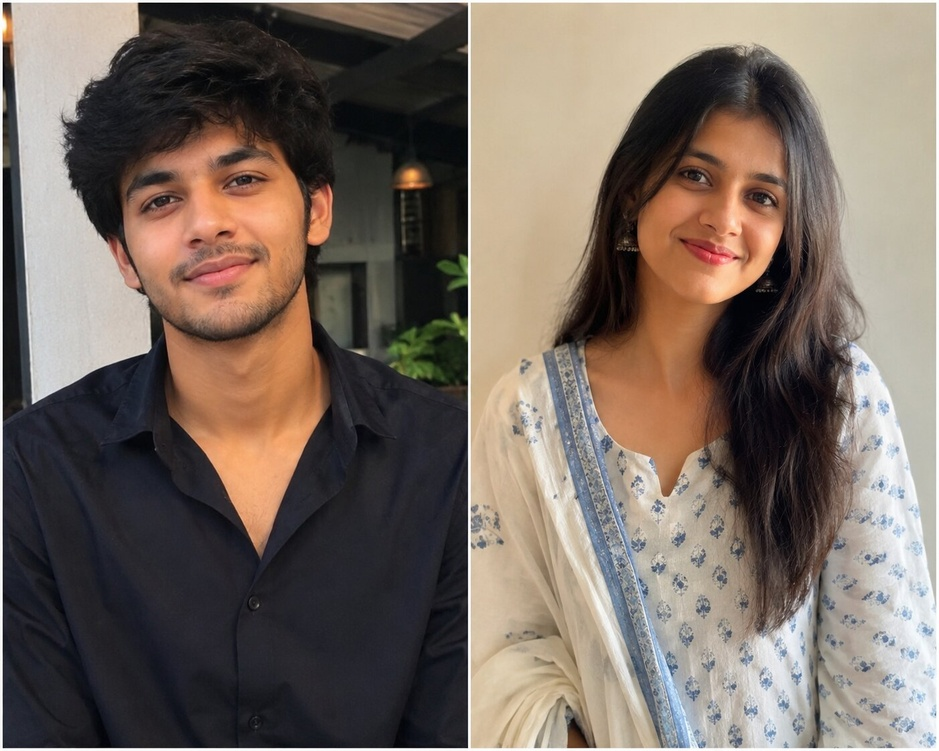
#> input picture data/photo.jpg, 939 x 751 px, shrunk from 1402 x 1122 before the run, found by its file name
$ python torso_overlay.py
#> lines starting #> are read from the running program, lines starting #| are printed output that depends on the picture; after the words box and inside, x2 and y2 are one past the last pixel; in counts of white or black regions, pixels touching at a corner belong together
### src/color_overlay.py
import cv2
import numpy as np


def create_color_layer(shape, color_bgr):
    color_layer = np.full(shape, color_bgr, dtype=np.uint8)
    return color_layer


def apply_color_overlay(image, color_bgr, strength):
    alpha = strength / 100

    color_layer = create_color_layer(image.shape, color_bgr)

    blended = cv2.addWeighted(image, 1 - alpha, color_layer, alpha, 0)

    return blended


# [8 lines that do not run on import are left out]

### src/torso_overlay.py
import cv2
from color_overlay import apply_color_overlay

face_cascade = cv2.CascadeClassifier(
    cv2.data.haarcascades + 'haarcascade_frontalface_default.xml'
)


def detect_face(image):
    gray = cv2.cvtColor(image, cv2.COLOR_BGR2GRAY)
    faces = face_cascade.detectMultiScale(gray, scaleFactor=1.1, minNeighbors=8, minSize=(80, 80))

    if len(faces) == 0:
        return None

    return faces[0]


def estimate_torso_region(face_box, image_shape):
    x, y, w, h = face_box
    img_height, img_width = image_shape[:2]

    torso_top = y + h
    torso_bottom = y + (h * 3)

    width_expansion = int(w * 0.6)
    torso_left = x - width_expansion
    torso_right = x + w + width_expansion

    torso_top = max(0, torso_top)
    torso_bottom = min(img_height, torso_bottom)
    torso_left = max(0, torso_left)
    torso_right = min(img_width, torso_right)

    return torso_left, torso_top, torso_right, torso_bottom


def apply_torso_overlay(image, color_bgr, strength):
    face_box = detect_face(image)

    if face_box is None:
        return None, "No face detected"

    left, top, right, bottom = estimate_torso_region(face_box, image.shape)

    result = image.copy()

    torso_region = result[top:bottom, left:right]
    tinted_torso = apply_color_overlay(torso_region, color_bgr, strength)
    result[top:bottom, left:right] = tinted_torso

    return result, None


if __name__ == "__main__":
    image = cv2.imread("data/photo.jpg")
#> image is the input picture: shape (751, 939, 3); mean B, G, R 97.8, 107.1, 120

    red_bgr = (30, 30, 220)
    result, error = apply_torso_overlay(image, red_bgr, strength=50)
#> in detect_face, `gray = cv2.cvtColor(image, cv2.COLOR_BGR2GRAY)`:
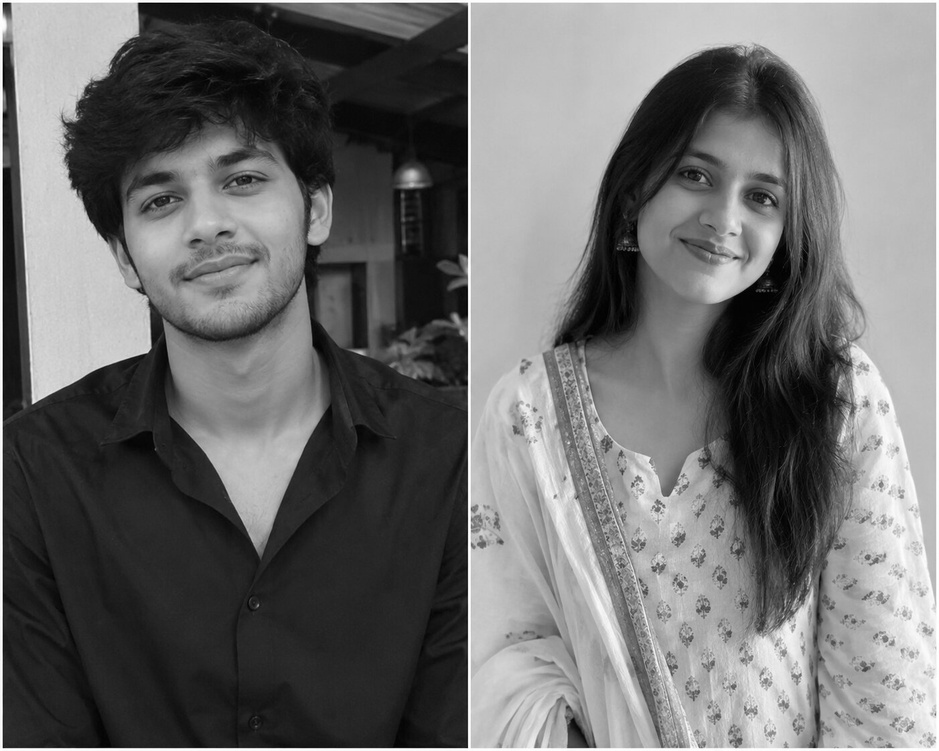
#> gray: shape (751, 939); min 0, max 255, mean 109.9
#> in detect_face, `faces = face_cascade.detectMultiScale(gray, scaleFactor=1.1, minNeighb..`: faces = [[628, 115, 189, 189], [101, 106, 216, 216]]
#> in apply_torso_overlay, `face_box = detect_face(image)`: face_box = [628, 115, 189, 189]
#> in estimate_torso_region, `x, y, w, h = face_box`: x = 628; y = 115; w = 189
#> in estimate_torso_region, `torso_top = y + h`: torso_top = 304
#> in estimate_torso_region, `torso_bottom = y + (h * 3)`: torso_bottom = 682
#> in estimate_torso_region, `width_expansion = int(w * 0.6)`: width_expansion = 113
#> in estimate_torso_region, `torso_left = x - width_expansion`: torso_left = 515
#> in estimate_torso_region, `torso_right = x + w + width_expansion`: torso_right = 930
#> in apply_torso_overlay, `left, top, right, bottom = estimate_torso_region(face_box, image.shape)`: left = 515; top = 304; right = 930; bottom = 682
#> in apply_torso_overlay, `torso_region = result[top:bottom, left:right]`:
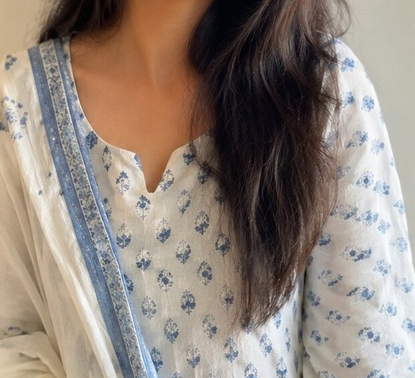
#> torso_region: shape (378, 415, 3); mean B, G, R 123.9, 133, 145.4
#> in apply_color_overlay, `blended = cv2.addWeighted(image, 1 - alpha, color_layer, alpha, 0)`:
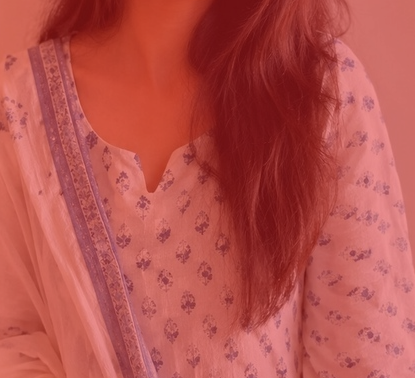
#> blended: shape (378, 415, 3); mean B, G, R 76.9, 81.5, 182.7
#> in apply_torso_overlay, `result[top:bottom, left:right] = tinted_torso`:
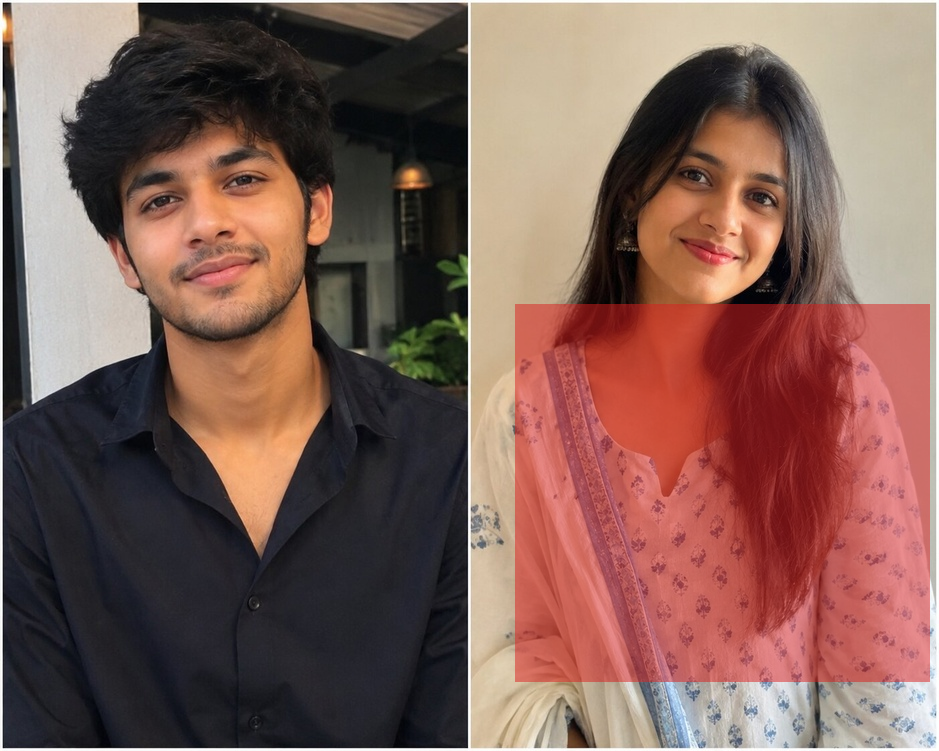
#> result: shape (751, 939, 3); mean B, G, R 87.3, 95.7, 128.2

    if error:
        print(f"Error: {error}")
    else:
        cv2.imwrite("data/torso_overlay_test.jpg", result)
        print("Saved to data/torso_overlay_test.jpg")

$ run again, with data/flipped.jpg copied over data/photo.jpg
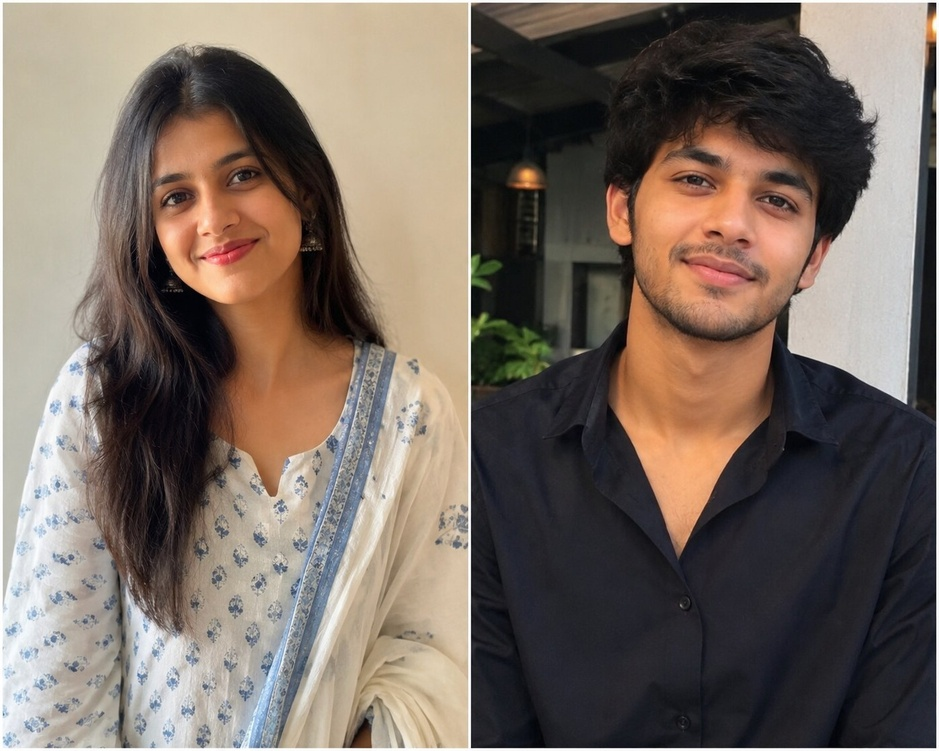
#> input picture data/flipped.jpg, 939 x 751 px, shrunk from 1402 x 1122 before the run, found by its file name
#> image is the input picture: shape (751, 939, 3); mean B, G, R 97.8, 107.1, 120
#> in detect_face, `gray = cv2.cvtColor(image, cv2.COLOR_BGR2GRAY)`:
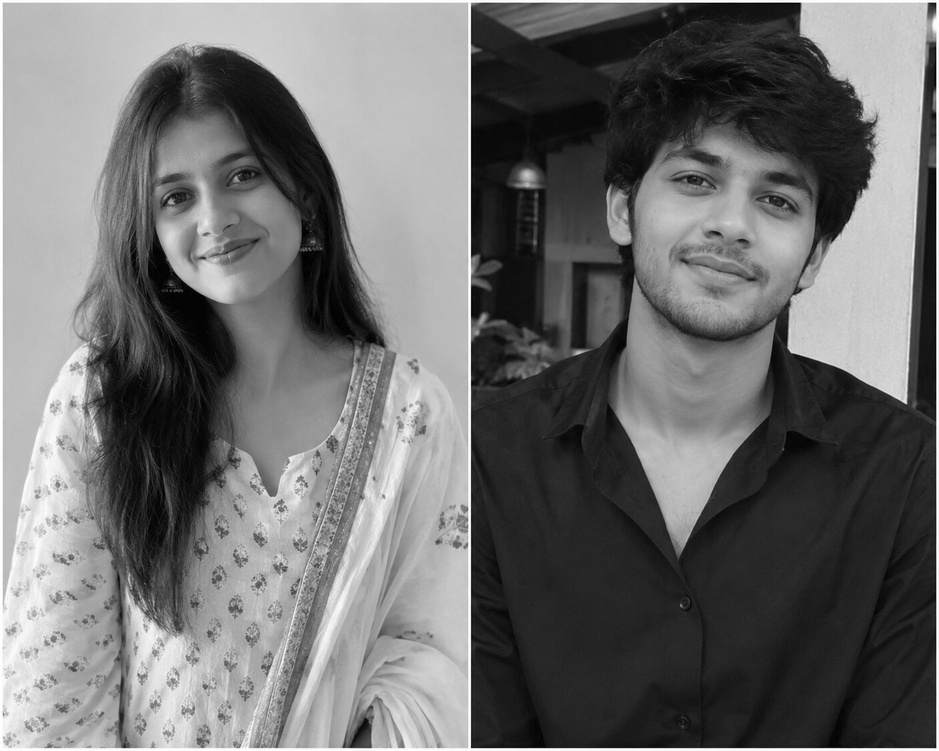
#> gray: shape (751, 939); min 0, max 255, mean 109.9
#> faces = [[124, 119, 177, 177], [619, 106, 216, 216]]
#> face_box = [124, 119, 177, 177]
#> x = 124; y = 119; w = 177
#> torso_top = 296
#> torso_bottom = 650
#> width_expansion = 106
#> torso_left = 18
#> torso_right = 407
#> left = 18; top = 296; right = 407; bottom = 650
#> in apply_torso_overlay, `result[top:bottom, left:right] = tinted_torso`:
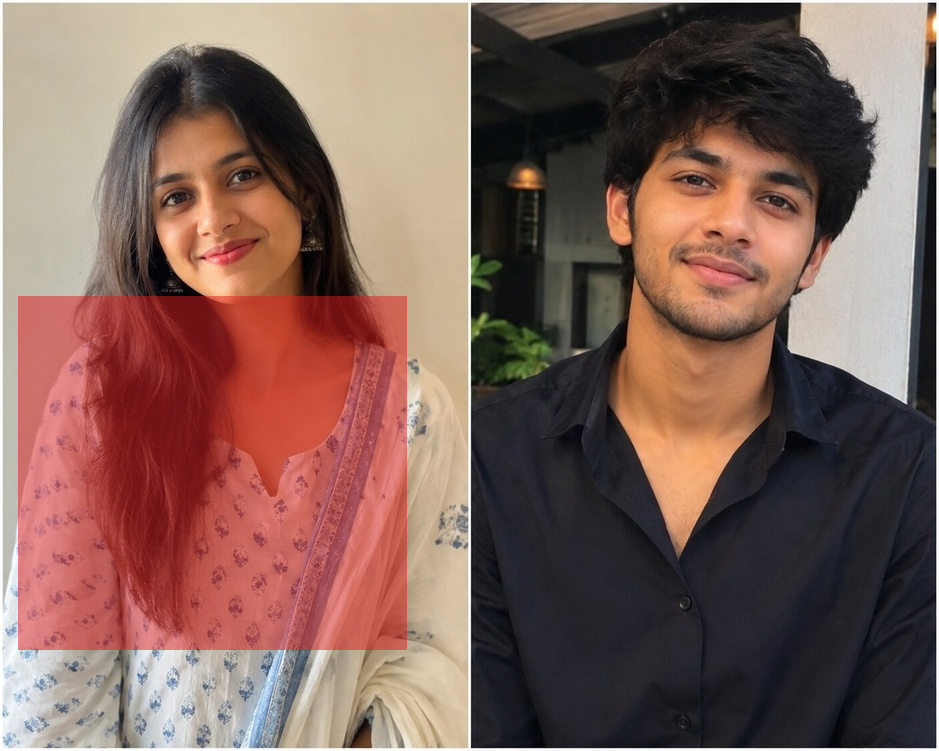
#> result: shape (751, 939, 3); 19.53% of pixels changed, all inside (x1, y1, x2, y2) = (18, 296, 407, 650)
